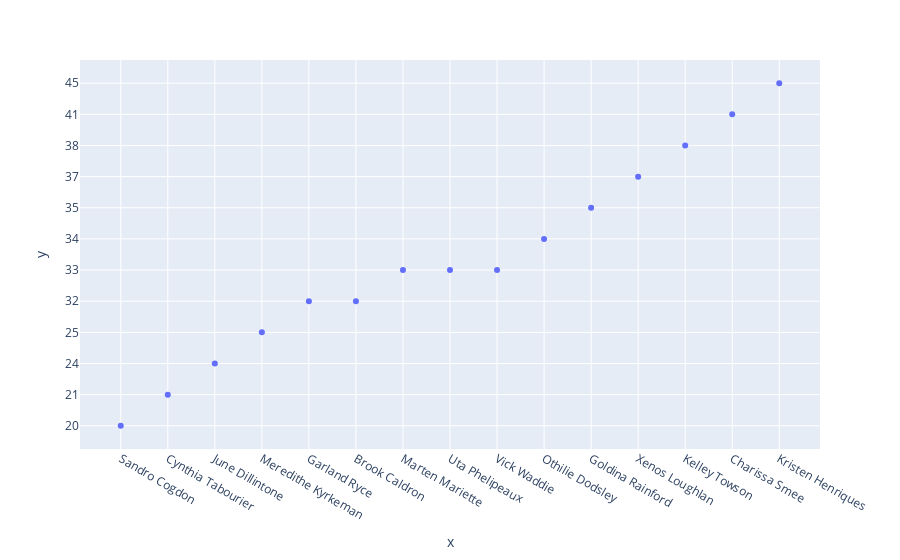

The notebook cell saved with this chart:
### Code cell
# Scatterplot of Ages of Personal Trainers
scatter_df = pd.DataFrame()
scatter_df['Personal_Trainer_Names'] = pd.read_sql_query('SELECT PT_Name from PERSONAL_TRAINER order by PT_DOB desc', connection)
scatter_df['Personal_Trainer_Ages'] = pd.read_sql_query('SELECT DATE_FORMAT(FROM_DAYS(DATEDIFF(NOW(), PT_DOB)), \'%Y\') FROM Personal_Trainer order by PT_DOB desc', connection)
scatter_df['Personal_Trainer_Ages'] = scatter_df['Personal_Trainer_Ages'].str.lstrip('0')
fig = px.scatter(x=scatter_df['Personal_Trainer_Names'], y=scatter_df['Personal_Trainer_Ages'])
fig.show()

### Figure 1 — Plotly figure (JSON) as saved in the notebook; plotly's stock layout.template omitted (floating-point values rounded to 4 significant figures)
{"data": [{"hovertemplate": "x=%{x}<br>y=%{y}<extra></extra>", "legendgroup": "", "marker": {"color": "#636efa", "symbol": "circle"}, "mode": "markers", "name": "", "orientation": "v", "showlegend": false, "type": "scatter", "x": ["Sandro Cogdon", "Cynthia Tabourier", "June Dillintone", "Meredithe Kyrkeman", "Garland Ryce", "Brook Caldron", "Marten Mariette", "Uta Phelipeaux", "Vick Waddie", "Othilie Dodsley", "Goldina Rainford", "Xenos Loughlan", "Kelley Towson", "Charissa Smee", "Kristen Henriques"], "xaxis": "x", "y": ["20", "21", "24", "25", "32", "32", "33", "33", "33", "34", "35", "37", "38", "41", "45"], "yaxis": "y"}], "layout": {"legend": {"tracegroupgap": 0}, "margin": {"t": 60}, "xaxis": {"anchor": "y", "domain": [0, 1], "title": {"text": "x"}}, "yaxis": {"anchor": "x", "domain": [0, 1], "title": {"text": "y"}}}}
